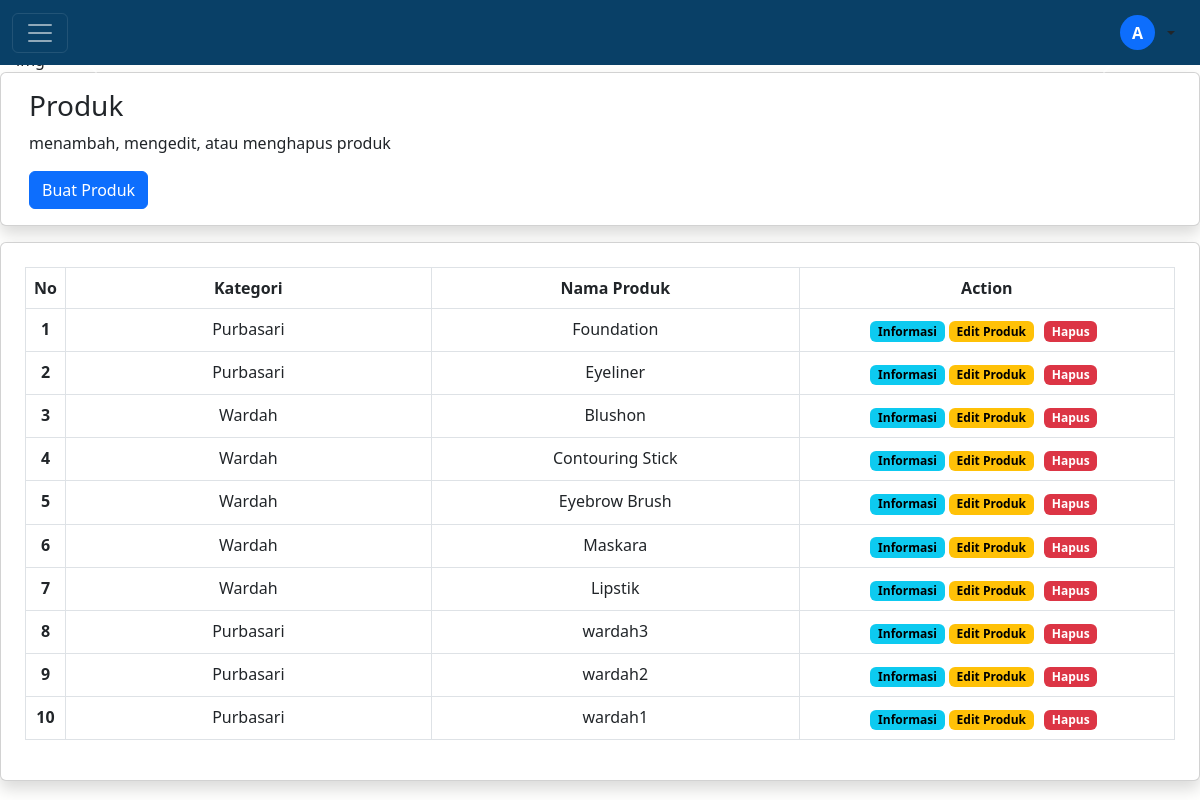
Page /e-commerce-native/e-commerce/admin/produk.php on the committed database.
### tables this page shows
CREATE TABLE `produk` (
  `id` int(11) NOT NULL,
  `kode` varchar(10) NOT NULL,
  `nama` varchar(50) NOT NULL,
  `harga_jual` double NOT NULL,
  `harga_beli` double NOT NULL,
  `stok` int(11) NOT NULL,
  `min_stok` int(11) NOT NULL,
  `deskripsi` text NOT NULL,
  `kategori_produk_id` int(11) NOT NULL,
  `gambar` varchar(255) NOT NULL
);

CREATE TABLE `kategori_produk` (
  `id` int(11) NOT NULL,
  `nama` varchar(45) NOT NULL
);

### e-commerce-native/e-commerce/functions.php (called while the page is built, shortened)
<?php
  $host = "localhost";
  $user = "root";
  $pass = "";
  $db = "e_commerce";
  $conn = mysqli_connect("$host", "$user", "$pass", "$db");
  function query($query){
      global $conn;
      $result = mysqli_query($conn, $query);
      $rows = [];
      while( $row = mysqli_fetch_assoc($result) ){
          $rows[] = $row;
      }
      return $rows;
  }
?>

### e-commerce-native/e-commerce/admin/produk.php (the view, shortened to what this page needs)
<?php
  require "../functions.php";
  $produk = query("SELECT produk.*, kategori_produk.nama AS nama_kategori
                  FROM produk
                  JOIN kategori_produk ON produk.kategori_produk_id = kategori_produk.id
                  ORDER BY id DESC
                  ");
?>
<!DOCTYPE html>
<html lang="en">
  <head>
    <link href="https://cdn.jsdelivr.net/npm/bootstrap@5.3.0-alpha3/dist/css/bootstrap.min.css" rel="stylesheet" />
    <link rel="stylesheet" href="css/produk.css" />
    <link rel="stylesheet" href="https://cdn.jsdelivr.net/npm/bootstrap-icons@1.10.4/font/bootstrap-icons.css" />
  </head>
  <body>
    <?php require "navbar.php" ?>
    <section id="slide">
      <div id="carouselExampleAutoplaying" class="carousel slide" data-bs-ride="carousel">
        <div class="carousel-inner">
          <div class="carousel-item active">
          </div>
        </div>
        <button class="carousel-control-prev" type="button" data-bs-target="#carouselExampleAutoplaying" data-bs-slide="prev">
        </button>
        <button class="carousel-control-next" type="button" data-bs-target="#carouselExampleAutoplaying" data-bs-slide="next">
        </button>
      </div>
    </section>
    <section id="headerProduk">
      <div class="container-fluid card shadow">
        <div class="row p-3">
          <div class="col-md-12">
            <h3>Produk</h3>
            <p>menambah, mengedit, atau menghapus produk</p>
          </div>
          <div class="col-md-4">
            <a href="produk-tambah.php"><button type="button" class="btn btn-primary">Buat Produk</button></a>
          </div>
        </div>
      </div>
    </section>
    <section class="produk">
      <div class="container-fluid card shadow my-3">
        <div class="row">
          <div class="col-md-12 p-4">
            <div class="table-responsive">
              <table class="table table-bordered text-center">
                <thead>
                  <tr>
                    <th class="col-md-0">No</th>
                    <th class="col-md-4">Kategori</th>
                    <th class="col-md-4">Nama Produk</th>
                    <th class="col-md-4">Action</th>
                  </tr>
                </thead>
                <tbody>
                  <?php foreach($produk as $index => $p) : ?>
                  <tr>
                    <th scope="row"><?= $index + 1; ?></th>
                    <td><?= $p["nama_kategori"]; ?></td>
                    <td><?= $p["nama"]; ?></td>
                    <td>
                      <a href="produk-detail.php?idProduk=<?= $p['id'] ?>"><span class="badge text-bg-info" id="liveAlertBtn">Informasi</span></a>
                      <a href="produk-edit.php?idProduk=<?= $p['id'] ?>"><span class="badge text-bg-warning">Edit Produk</span></a>
                      <form action="" method="post" class="d-inline">
                          <button type="submit" name="hapus" class="border-0 bg-transparent" onclick="return confirm('Yakin Ingin Menghapus?')">
                            <a href="#"><span class="badge text-bg-danger">Hapus</span></a>
                          </button>
                        </form>
                    </td>
                  </tr>
                  <?php endforeach; ?>
                </tbody>
              </table>
            </div>
          </div>
        </div>
      </div>
    </section>
  </body>
</html>

### e-commerce-native/e-commerce/admin/navbar.php (shortened to what this page needs)
<section id="navbar">
  <div class="container-fluid mb-5">
    <nav class="navbar fixed-top">
      <div class="container-fluid">
        <button class="navbar-toggler navbar-dark" type="button" data-bs-toggle="offcanvas" data-bs-target="#offcanvasNavbar" aria-controls="offcanvasNavbar">
          <span class="navbar-toggler-icon"></span>
        </button>
        <div class="btn-group">
          <button type="button" class="btn dropdown-toggle d-flex align-items-center" data-bs-toggle="dropdown" data-bs-display="static" aria-expanded="false">
            <div class="bg-primary rounded-circle me-2 d-flex align-items-center justify-content-center icn-akun text-white fw-semibold">A</div>
          </button>
        </div>
      </div>
    </nav>
  </div>
</section>

### e-commerce-native/e-commerce/admin/css/produk.css (style rules this page uses)
body { background-color: #fffffe; }
.navbar { background-color: #094067; }
.icn-akun { width: 35px; height: 35px; }
a { text-decoration: none; color: rgb(250, 250, 250); }
.table td:nth-child(2) { white-space: nowrap; }
.table th:nth-child(3) { white-space: nowrap; }
.table td:nth-child(4) { white-space: nowrap; }

### rows in the picture
produk: kategori_produk.nama "Purbasari", nama "Foundation"
produk: kategori_produk.nama "Purbasari", nama "Eyeliner"
produk: kategori_produk.nama "Wardah", nama "Blushon"
produk: kategori_produk.nama "Wardah", nama "Contouring Stick"
produk: kategori_produk.nama "Wardah", nama "Eyebrow Brush"
produk: kategori_produk.nama "Wardah", nama "Maskara"
produk: kategori_produk.nama "Wardah", nama "Lipstik"
produk: kategori_produk.nama "Purbasari", nama "wardah3"
produk: kategori_produk.nama "Purbasari", nama "wardah2"
produk: kategori_produk.nama "Purbasari", nama "wardah1"
